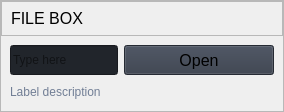
                        <widget class="QFrame" name="row_1">
                         <property name="frameShape">
                          <enum>QFrame::StyledPanel</enum>
                         </property>
                         <property name="frameShadow">
                          <enum>QFrame::Raised</enum>
                         </property>
                         <layout class="QVBoxLayout" name="verticalLayout_16">
                          <property name="spacing">
                           <number>0</number>
                          </property>
                          <property name="leftMargin">
                           <number>0</number>
                          </property>
                          <property name="topMargin">
                           <number>0</number>
                          </property>
                          <property name="rightMargin">
                           <number>0</number>
                          </property>
                          <property name="bottomMargin">
                           <number>0</number>
                          </property>
                          <item>
                           <widget class="QFrame" name="frame_div_content_1">
                            <property name="minimumSize">
                             <size>
                              <width>0</width>
                              <height>110</height>
                             </size>
                            </property>
                            <property name="maximumSize">
                             <size>
                              <width>16777215</width>
                              <height>110</height>
                             </size>
                            </property>
                            <property name="frameShape">
                             <enum>QFrame::NoFrame</enum>
                            </property>
                            <property name="frameShadow">
                             <enum>QFrame::Raised</enum>
                            </property>
                            <layout class="QVBoxLayout" name="verticalLayout_17">
                             <property name="spacing">
                              <number>0</number>
                             </property>
                             <property name="leftMargin">
                              <number>0</number>
                             </property>
                             <property name="topMargin">
                              <number>0</number>
                             </property>
                             <property name="rightMargin">
                              <number>0</number>
                             </property>
                             <property name="bottomMargin">
                              <number>0</number>
                             </property>
                             <item>
                              <widget class="QFrame" name="frame_title_wid_1">
                               <property name="maximumSize">
                                <size>
                                 <width>16777215</width>
                                 <height>35</height>
                                </size>
                               </property>
                               <property name="frameShape">
                                <enum>QFrame::StyledPanel</enum>
                               </property>
                               <property name="frameShadow">
                                <enum>QFrame::Raised</enum>
                               </property>
                               <layout class="QVBoxLayout" name="verticalLayout_18">
                                <item>
                                 <widget class="QLabel" name="labelBoxBlenderInstalation">
                                  <property name="font">
                                   <font>
                                    <family>Arial</family>
                                    <pointsize>12</pointsize>
                                    <italic>false</italic>
                                    <bold>false</bold>
                                   </font>
                                  </property>
                                  <property name="styleSheet">
                                   <string notr="true"/>
                                  </property>
                                  <property name="text">
                                   <string>FILE BOX</string>
                                  </property>
                                 </widget>
                                </item>
                               </layout>
                              </widget>
                             </item>
                             <item>
                              <widget class="QFrame" name="frame_content_wid_1">
                               <property name="frameShape">
                                <enum>QFrame::NoFrame</enum>
                               </property>
                               <property name="frameShadow">
                                <enum>QFrame::Raised</enum>
                               </property>
                               <layout class="QHBoxLayout" name="horizontalLayout_9">
                                <item>
                                 <layout class="QGridLayout" name="gridLayout">
                                  <property name="bottomMargin">
                                   <number>0</number>
                                  </property>
                                  <item row="0" column="0">
                                   <widget class="QLineEdit" name="lineEdit">
                                    <property name="minimumSize">
                                     <size>
                                      <width>0</width>
                                      <height>30</height>
                                     </size>
                                    </property>
                                    <property name="styleSheet">
                                     <string notr="true">background-color: rgb(33, 37, 43);</string>
                                    </property>
                                    <property name="text">
                                     <string/>
                                    </property>
                                    <property name="placeholderText">
                                     <string>Type here</string>
                                    </property>
                                   </widget>
                                  </item>
                                  <item row="0" column="1">
                                   <widget class="QPushButton" name="pushButton">
                                    <property name="minimumSize">
                                     <size>
                                      <width>150</width>
                                      <height>30</height>
                                     </size>
                                    </property>
                                    <property name="font">
                                     <font>
                                      <family>Arial</family>
                                      <pointsize>12</pointsize>
                                      <italic>false</italic>
                                      <bold>false</bold>
                                     </font>
                                    </property>
                                    <property name="cursor">
                                     <cursorShape>PointingHandCursor</cursorShape>
                                    </property>
                                    <property name="styleSheet">
                                     <string notr="true">background-color: rgb(52, 59, 72);</string>
                                    </property>
                                    <property name="text">
                                     <string>Open</string>
                                    </property>
                                    <property name="icon">
                                     <iconset resource="resources.qrc">
                                      <normaloff>:/icons/resources/icons/cil-folder-open.png</normaloff>:/icons/resources/icons/cil-folder-open.png</iconset>
                                    </property>
                                   </widget>
                                  </item>
                                  <item row="1" column="0" colspan="2">
                                   <widget class="QLabel" name="labelVersion_3">
                                    <property name="styleSheet">
                                     <string notr="true">color: rgb(113, 126, 149);</string>
                                    </property>
                                    <property name="lineWidth">
                                     <number>1</number>
                                    </property>
                                    <property name="text">
                                     <string>Label description</string>
                                    </property>
                                    <property name="alignment">
                                     <set>Qt::AlignLeading|Qt::AlignLeft|Qt::AlignVCenter</set>
                                    </property>
                                   </widget>
                                  </item>
                                 </layout>
                                </item>
                               </layout>
                              </widget>
                             </item>
                            </layout>
                           </widget>
                          </item>
                         </layout>
                        </widget>
